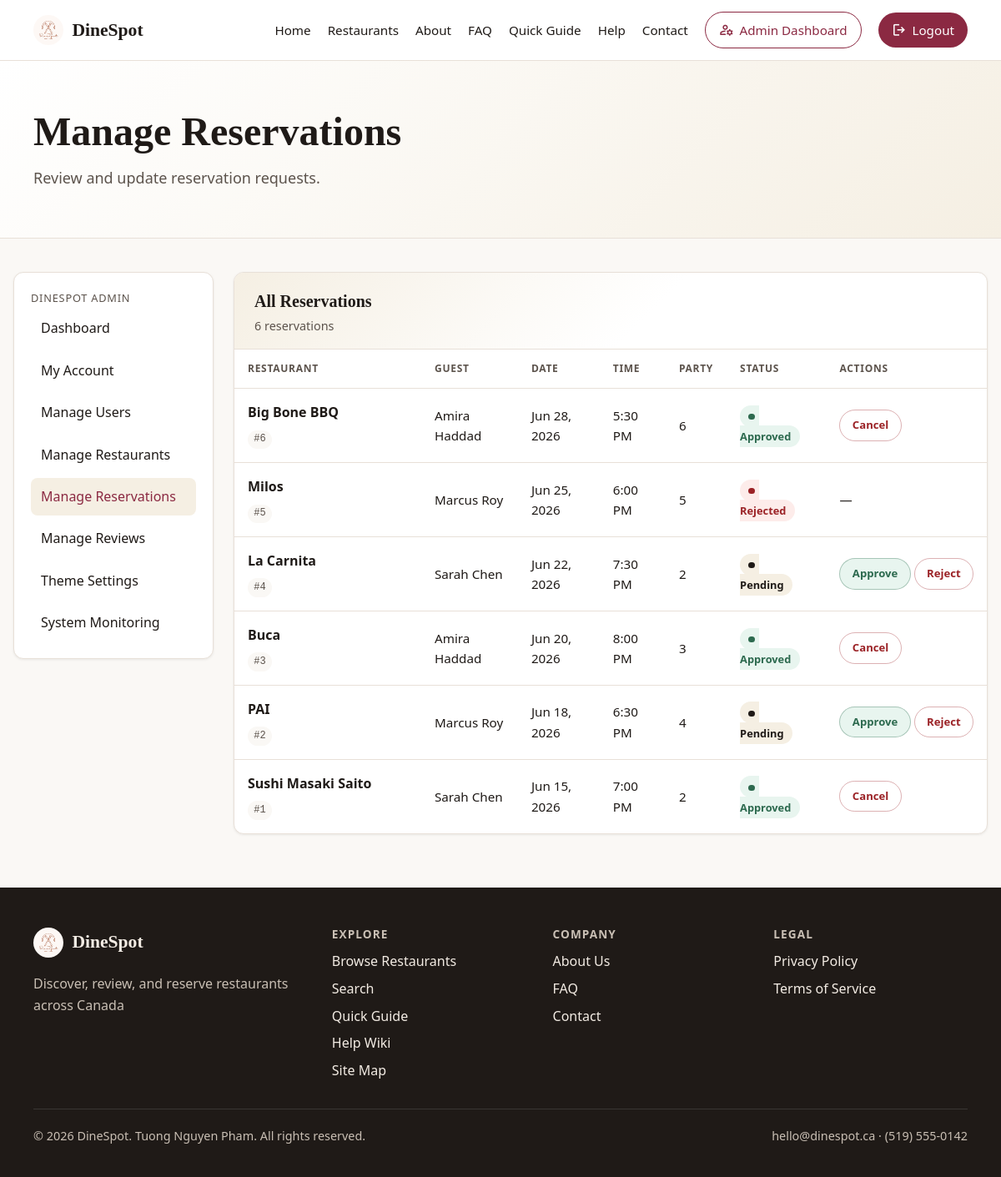
/admin/reservations/list.php (signed in), run on the app's committed database.
### tables this page shows
CREATE TABLE reservations (
    id INT AUTO_INCREMENT PRIMARY KEY,
    restaurant_id INT NOT NULL,
    user_id INT NOT NULL,
    reservation_date DATE NOT NULL,
    reservation_time TIME NOT NULL,
    party_size TINYINT NOT NULL,
    status ENUM('pending', 'approved', 'rejected', 'cancelled', 'completed') NOT NULL DEFAULT 'pending',
    notes TEXT NULL,
    created_at TIMESTAMP NOT NULL DEFAULT CURRENT_TIMESTAMP,
    CONSTRAINT fk_reservations_restaurant FOREIGN KEY (restaurant_id) REFERENCES restaurants(id) ON DELETE CASCADE,
    CONSTRAINT fk_reservations_user FOREIGN KEY (user_id) REFERENCES users(id) ON DELETE CASCADE,
    CONSTRAINT chk_reservations_party_size CHECK (party_size BETWEEN 1 AND 20),
    CONSTRAINT chk_reservations_status CHECK (status IN ('pending', 'approved', 'rejected', 'cancelled', 'completed'))
);

CREATE TABLE restaurants (
    id INT AUTO_INCREMENT PRIMARY KEY,
    name VARCHAR(150) NOT NULL,
    cuisine VARCHAR(80) NOT NULL,
    city VARCHAR(80) NOT NULL,
    province VARCHAR(10) NOT NULL,
    description TEXT NOT NULL,
    address VARCHAR(255) NULL,
    image_path VARCHAR(255) NULL,
    latitude DECIMAL(10, 7) NULL,
    longitude DECIMAL(10, 7) NULL,
    price_range TINYINT NOT NULL DEFAULT 2,
    is_active TINYINT(1) NOT NULL DEFAULT 1,
    image_credit VARCHAR(255) NULL,
    created_at TIMESTAMP NOT NULL DEFAULT CURRENT_TIMESTAMP,
    CONSTRAINT chk_restaurants_price_range CHECK (price_range BETWEEN 1 AND 4)
);

CREATE TABLE users (
    id INT AUTO_INCREMENT PRIMARY KEY,
    email VARCHAR(255) NOT NULL UNIQUE,
    password_hash VARCHAR(255) NOT NULL,
    full_name VARCHAR(120) NOT NULL,
    role ENUM('client', 'admin') NOT NULL DEFAULT 'client',
    status ENUM('active', 'suspended') NOT NULL DEFAULT 'active',
    phone VARCHAR(30) NULL,
    created_at TIMESTAMP NOT NULL DEFAULT CURRENT_TIMESTAMP
);

### includes/db.php (called while the page is built, shortened)
<?php
function db(): PDO
{
    static $pdo = null;
    if ($pdo instanceof PDO) {
        return $pdo;
    }
    $dsn = sprintf(
        'mysql:host=%s;port=%s;dbname=%s;charset=%s',
        DB_HOST,
        DB_PORT,
        DB_NAME,
        DB_CHARSET
    );
    $pdo = new PDO($dsn, DB_USER, DB_PASS, [
        PDO::ATTR_ERRMODE => PDO::ERRMODE_EXCEPTION,
        PDO::ATTR_DEFAULT_FETCH_MODE => PDO::FETCH_ASSOC,
        PDO::ATTR_EMULATE_PREPARES => false,
    ]);
    return $pdo;
}

### includes/functions.php (called while the page is built, shortened)
<?php
function e(string $value): string
{
    return htmlspecialchars($value, ENT_QUOTES, 'UTF-8');
}
function get_site_setting(string $key, ?string $default = null): ?string
{
    static $cache = [];
    if (array_key_exists($key, $cache)) {
        return $cache[$key];
    }
    try {
        require_once __DIR__ . '/db.php';
        $stmt = db()->prepare('SELECT setting_value FROM site_settings WHERE setting_key = :key');
        $stmt->execute(['key' => $key]);
        $value = $stmt->fetchColumn();
        $cache[$key] = $value !== false ? (string) $value : $default;
        return $cache[$key];
    } catch (Throwable $e) {
        return $default;
    }
}
function get_all_reservations_for_admin(): array
{
    require_once __DIR__ . '/db.php';
    return db()->query(
        'SELECT r.id, r.reservation_date, r.reservation_time, r.party_size, r.status, r.created_at,
                rest.name AS restaurant_name, u.full_name AS user_name
         FROM reservations r
         INNER JOIN restaurants rest ON rest.id = r.restaurant_id
         INNER JOIN users u ON u.id = r.user_id
         ORDER BY r.reservation_date DESC, r.reservation_time DESC'
    )->fetchAll();
}

### admin/reservations/list.php (the view, shortened to what this page needs)
<?php
require_once __DIR__ . '/../../includes/functions.php';
require_once __DIR__ . '/../../includes/db.php';
$reservations = get_all_reservations_for_admin();
require_once __DIR__ . '/../../includes/header.php';
?>
<section class="page-hero">
    <div class="container">
        <h1>Manage Reservations</h1>
        <p class="lead">Review and update reservation requests.</p>
    </div>
</section>
<section class="page-content">
    <div class="container client-layout admin-reservations-card">
        <?php require admin_path('management/_sidebar.php'); ?>
        <div class="client-main">
            <div class="content-card admin-users-card">
                <div class="admin-table-toolbar">
                    <div>
                        <h2>All Reservations</h2>
                        <p class="admin-table-meta"><?= count($reservations) ?> reservation<?= count($reservations) === 1 ? '' : 's' ?></p>
                    </div>
                </div>
                <?php if ($reservations === []): ?>
                    <p class="admin-table-empty">No reservations found.</p>
                <?php else: ?>
                    <div class="admin-table-scroll" tabindex="0" aria-label="Reservations table">
                        <table class="admin-data-table">
                            <thead>
                                <tr>
                                    <th scope="col">Restaurant</th>
                                    <th scope="col">Guest</th>
                                    <th scope="col">Date</th>
                                    <th scope="col">Time</th>
                                    <th scope="col">Party</th>
                                    <th scope="col">Status</th>
                                    <th scope="col">Actions</th>
                                </tr>
                            </thead>
                            <tbody>
                                <?php foreach ($reservations as $reservation): ?>
                                    <tr>
                                        <td class="admin-table-user-cell">
                                            <strong class="admin-table-user-name"><?= e($reservation['restaurant_name']) ?></strong>
                                            <span class="admin-table-user-id">#<?= (int) $reservation['id'] ?></span>
                                        </td>
                                        <td><?= e($reservation['user_name']) ?></td>
                                        <td><?= e(date('M j, Y', strtotime($reservation['reservation_date']))) ?></td>
                                        <td><?= e(date('g:i A', strtotime($reservation['reservation_time']))) ?></td>
                                        <td><?= (int) $reservation['party_size'] ?></td>
                                        <td>
                                            <span class="status-badge status-<?= e($reservation['status']) ?>">
                                                <span class="status-dot" aria-hidden="true"></span>
                                                <?= e(ucfirst($reservation['status'])) ?>
                                            </span>
                                        </td>
                                        <td class="admin-table-actions">
                                            <?php if ($reservation['status'] === 'pending'): ?>
                                                <a
                                                    href="approve.php?id=<?= (int) $reservation['id'] ?>"
                                                    class="btn btn-admin-action btn-unsuspend"
                                                >Approve</a>
                                                <a
                                                    href="reject.php?id=<?= (int) $reservation['id'] ?>"
                                                    class="btn btn-admin-action btn-suspend"
                                                >Reject</a>
                                            <?php elseif ($reservation['status'] === 'approved'): ?>
                                                <a
                                                    href="cancel.php?id=<?= (int) $reservation['id'] ?>"
                                                    class="btn btn-admin-action btn-suspend"
                                                >Cancel</a>
                                            <?php else: ?>
                                                <span>—</span>
                                            <?php endif; ?>
                                        </td>
                                    </tr>
                                <?php endforeach; ?>
                            </tbody>
                        </table>
                    </div>
                <?php endif; ?>
            </div>
        </div>
    </div>
</section>
<?php require_once __DIR__ . '/../../includes/footer.php'; ?>

### assets/css/style.css (style rules this page uses)
:root { --radius: 12px; --font-body: system-ui, sans-serif; --font-display: Georgia, serif; --max-width: 1120px; }
*, *::before, *::after { box-sizing: border-box; }
html { scroll-behavior: smooth; }
body { margin: 0; font-family: var(--font-body); font-size: 1rem; line-height: 1.6; color: var(--color-text); background: var(--color-bg); }
a { color: var(--color-primary); text-decoration-thickness: 1px; text-underline-offset: 3px; }
h1, h2, h3 { font-family: var(--font-display); line-height: 1.2; margin-top: 0; }
p { margin-top: 0; }
.container { width: min(100% - 2rem, var(--max-width)); margin-inline: auto; }
.page-hero { padding: 3.5rem 0 2.5rem; background: linear-gradient( 135deg, var(--color-hero-start) 0%, var(--color-hero-end) 100% ); border-bottom: 1px solid var(--color-border); }
.page-hero h1 { font-size: clamp(2rem, 4vw, 3rem); margin-bottom: 0.75rem; }
.page-hero .lead { max-width: 42rem; font-size: 1.125rem; color: var(--color-muted); }
.page-content { padding: 2.5rem 0 4rem; }
.content-card { background: var(--color-surface); border: 1px solid var(--color-border); border-radius: var(--radius); padding: 1.75rem; box-shadow: var(--shadow-sm); }
.btn { display: inline-flex; align-items: center; justify-content: center; padding: 0.75rem 1.25rem; border-radius: 999px; font: inherit; font-weight: 600; cursor: pointer; text-decoration: none; border: none; }
.client-layout { display: grid; grid-template-columns: 240px minmax(0, 1fr); gap: 1.5rem; align-items: start; }
.status-badge { padding: 0.25rem 0.65rem; border-radius: 999px; font-size: 0.8rem; font-weight: 600; text-transform: capitalize; }
.status-pending { background: var(--color-accent-soft); color: var(--color-text); }
.status-approved { background: var(--color-success-bg); color: var(--color-success); }
.status-rejected, .status-cancelled { background: var(--color-error-bg); color: var(--color-error); }
.container.client-layout.admin-reservations-card { width: min(100% - 2rem, 1400px); }
.admin-users-card { overflow: hidden; padding: 0; }
.admin-table-toolbar { display: flex; align-items: flex-end; justify-content: space-between; gap: 1rem; padding: 1.35rem 1.5rem 1rem; border-bottom: 1px solid var(--color-border); background: linear-gradient( 135deg, var(--color-accent-soft) 0%, transparent 55% ); }
.admin-table-toolbar h2 { margin: 0; font-size: 1.25rem; }
.admin-table-meta { margin: 0.35rem 0 0; color: var(--color-muted); font-size: 0.9rem; }
.admin-table-scroll { overflow-x: auto; -webkit-overflow-scrolling: touch; }
.admin-data-table { width: 100%; border-collapse: collapse; font-size: 0.95rem; }
.admin-data-table thead th { padding: 0.85rem 1rem; text-align: left; font-size: 0.75rem; font-weight: 700; letter-spacing: 0.06em; text-transform: uppercase; color: var(--color-muted); background: var(--color-surface); border-bottom: 1px solid var(--color-border); white-space: nowrap; }
.admin-data-table tbody tr { transition: background 0.18s ease, box-shadow 0.18s ease; }
.admin-data-table td { padding: 1rem; border-bottom: 1px solid var(--color-border); vertical-align: middle; }
.admin-data-table tbody tr:last-child td { border-bottom: none; }
.admin-table-user-cell { min-width: 14rem; }
.admin-table-user-name { display: block; font-size: 1rem; margin-bottom: 0.15rem; }
.admin-table-user-id { display: inline-block; margin-top: 0.35rem; padding: 0.1rem 0.45rem; border-radius: 999px; background: var(--color-bg); color: var(--color-muted); font-size: 0.75rem; font-family: ui-monospace, "Cascadia Code", monospace; }
.status-badge .status-dot { display: inline-block; width: 0.45rem; height: 0.45rem; margin-right: 0.35rem; border-radius: 50%; background: currentColor; vertical-align: 0.05em; }
.admin-table-actions { white-space: nowrap; }
.btn-admin-action { padding: 0.45rem 0.9rem; font-size: 0.82rem; border-radius: 999px; }
.btn-suspend { background: transparent; color: var(--color-error); border: 1px solid color-mix(in srgb, var(--color-error) 35%, transparent); }
.btn-unsuspend { background: var(--color-success-bg); color: var(--color-success); border: 1px solid color-mix(in srgb, var(--color-success) 35%, transparent); }

### data on the page
reservations: restaurant.name "Big Bone BBQ", id "6", user.full_name "Amira Haddad", reservation_date "Jun 28, 2026", reservation_time "5:30 PM", party_size "6", status "Approved"
reservations: restaurant.name "Milos", id "5", user.full_name "Marcus Roy", reservation_date "Jun 25, 2026", reservation_time "6:00 PM", party_size "5", status "Rejected"
reservations: restaurant.name "La Carnita", id "4", user.full_name "Sarah Chen", reservation_date "Jun 22, 2026", reservation_time "7:30 PM", party_size "2", status "Pending"
reservations: restaurant.name "Buca", id "3", user.full_name "Amira Haddad", reservation_date "Jun 20, 2026", reservation_time "8:00 PM", party_size "3", status "Approved"
reservations: restaurant.name "PAI", id "2", user.full_name "Marcus Roy", reservation_date "Jun 18, 2026", reservation_time "6:30 PM", party_size "4", status "Pending"
reservations: restaurant.name "Sushi Masaki Saito", id "1", user.full_name "Sarah Chen", reservation_date "Jun 15, 2026", reservation_time "7:00 PM", party_size "2", status "Approved"

### other printed values
SITE_NAME "DineSpot"
$item['label'] "Dashboard"
$item['label'] "My Account"
$item['label'] "Manage Users"
$item['label'] "Manage Restaurants"
$item['label'] "Manage Reservations"
$item['label'] "Manage Reviews"
$item['label'] "Theme Settings"
$item['label'] "System Monitoring"
count($reservations) "6"
SITE_TAGLINE "Discover, review, and reserve restaurants across Canada"
SITE_EMAIL "hello@dinespot.ca"
SITE_PHONE "(519) 555-0142"
